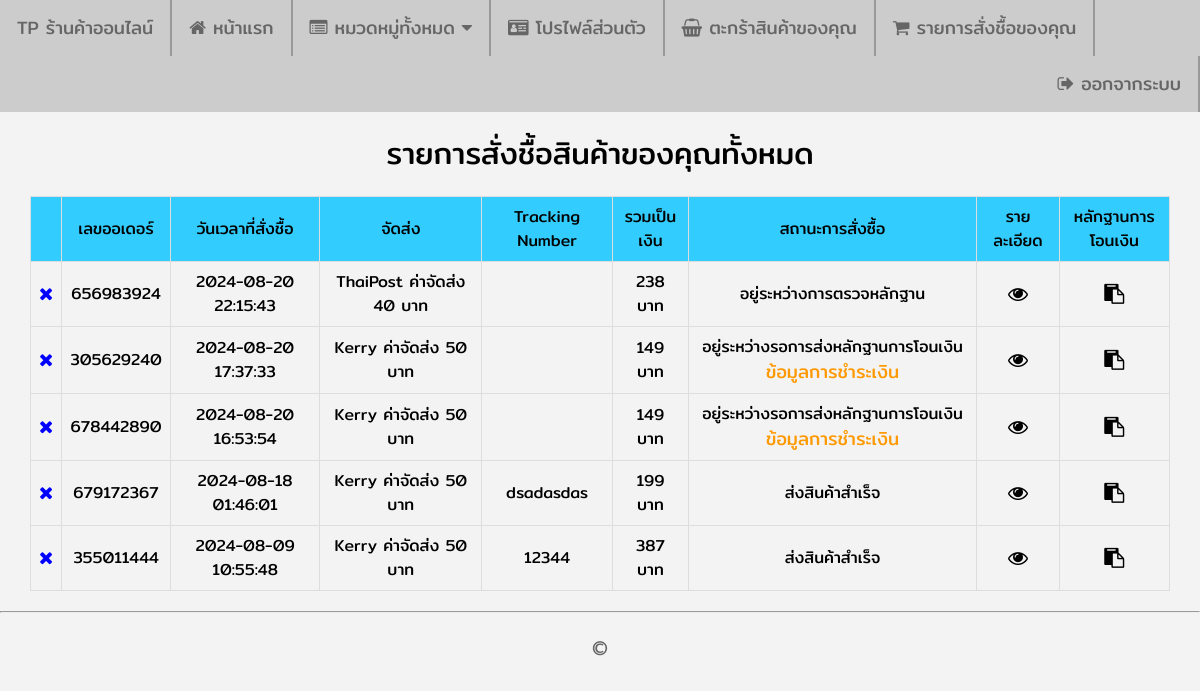
The app's page /shop_online/order.php (signed in) with its own data.
### tables this page shows
CREATE TABLE `shop_information` (
  `shop_information_id` int(5) NOT NULL,
  `shop_information_name` varchar(100) NOT NULL,
  `shop_information_email` varchar(100) NOT NULL,
  `shop_information_address` text NOT NULL,
  `shop_information_tel` varchar(10) NOT NULL,
  `shop_information_title` varchar(100) NOT NULL,
  `shop_information_logo` text NOT NULL
);

CREATE TABLE `order_list` (
  `order_id` int(10) NOT NULL,
  `order_ordernumber` varchar(10) NOT NULL,
  `order_date` datetime NOT NULL,
  `order_price` int(9) NOT NULL,
  `order_status` enum('อยู่ระหว่างรอการส่งหลักฐานการโอนเงิน','อยู่ระหว่างการตรวจหลักฐาน','อยู่ระหว่างจัดส่งสินค้า','ส่งสินค้าสำเร็จ') NOT NULL DEFAULT 'อยู่ระหว่างรอการส่งหลักฐานการโอนเงิน',
  `order_img` text NOT NULL,
  `member_id` int(10) NOT NULL,
  `transport_id` int(10) NOT NULL,
  `tracking_number` varchar(30) DEFAULT NULL,
  `order_address` text NOT NULL
);

CREATE TABLE `transport` (
  `transport_id` int(10) NOT NULL,
  `transport_name` varchar(100) NOT NULL,
  `transport_price` varchar(5) NOT NULL
);

### shop_online/order.php (the view, shortened to what this page needs)
<?php
    require_once('connections/mysqli.php');
    $strSQL = "SELECT * FROM shop_information";
    $objQuery = mysqli_query($Connection,$strSQL);
    $objResult = mysqli_fetch_array($objQuery,MYSQLI_ASSOC);
    $strSQL2 = "SELECT * FROM order_list INNER JOIN member ON order_list.member_id = member.member_id WHERE member_username = '".$_SESSION['member_username']."'";
    $objQuery2 = mysqli_query($Connection,$strSQL2);
    $objResult2 = mysqli_fetch_array($objQuery2,MYSQLI_ASSOC);
    $strSQL3 = "SELECT * FROM order_list INNER JOIN (member,transport) ON (order_list.member_id = member.member_id AND order_list.transport_id = transport.transport_id) WHERE member_username = '".$_SESSION['member_username']."'";
    $strSQL3 .= "ORDER BY order_id DESC";
    $objQuery3 = mysqli_query($Connection,$strSQL3);
?>
<!DOCTYPE html>
<html lang="en">
<head>
  <link rel="stylesheet" href="https://cdnjs.cloudflare.com/ajax/libs/font-awesome/4.7.0/css/font-awesome.min.css">
  <link rel="stylesheet" type="text/css" href="assets/css/body.css">
  <link rel="stylesheet" type="text/css" href="assets/css/navigationbar.css">
  <link rel="stylesheet" type="text/css" href="assets/css/shop.css">
</head>
<body>
  <?php include 'includes/navbar.php';?>
  <div class="shop_div_2">
    <?php
    if ($objResult2["order_id"] == NULL) {
    ?>
    <span class="shop_span_7">ไม่มีรายการสั่งชื้อสินค้าของคุณ</span>
    <?php
    }else{
    ?>
    <span class="shop_span_7">รายการสั่งชื้อสินค้าของคุณทั้งหมด</span>
    <div class="shop_div_7">
      <table class="shop_table_1">
        <tr>
          <td bgcolor="#33CCFF"></td>
          <td bgcolor="#33CCFF">เลขออเดอร์</td>
          <td bgcolor="#33CCFF">วันเวลาที่สั่งชื้อ</td>
          <td bgcolor="#33CCFF">จัดส่ง</td>
          <td bgcolor="#33CCFF">Tracking Number</td>
          <td bgcolor="#33CCFF">รวมเป็นเงิน</td>
          <td bgcolor="#33CCFF">สถานะการสั่งซื้อ</td>
          <td bgcolor="#33CCFF">รายละเอียด</td>
          <td bgcolor="#33CCFF">หลักฐานการโอนเงิน</td>
        </tr>
        <?php
        while ($objResult3 = mysqli_fetch_array($objQuery3,MYSQLI_ASSOC)) {
        ?>
        <tr>
          <td><a class="shop_a_3" href="JavaScript:if(confirm('คุณต้องการลบออเดอร์ใช่หรือไม่')==true){window.location='order_delete.php?order_id=<?php echo $objResult2["order_id"];?>&order_ordernumber=<?php echo $objResult2["order_ordernumber"];?>';}"><i class="fa fa-times"></i></a></td>
          <td><?php echo $objResult3["order_ordernumber"]; ?></td>
          <td><?php echo $objResult3["order_date"]; ?></td>
          <td><?php echo $objResult3["transport_name"]." ค่าจัดส่ง ".$objResult3["transport_price"]." บาท"; ?></td>
          <td><?php echo $objResult3["tracking_number"]; ?></td>
          <td><?php echo $objResult3["order_price"] + $objResult3["transport_price"]." บาท";?></td>
          <td>
            <?php
            if ($objResult3["order_status"] == 'อยู่ระหว่างรอการส่งหลักฐานการโอนเงิน') {
              ?>
              <span>อยู่ระหว่างรอการส่งหลักฐานการโอนเงิน <a class="shop_a_4" href="payment.php">ข้อมูลการชำระเงิน</a></span>
              <?php
            }else{
              echo $objResult3["order_status"];
            }
            ?>
          </td>
          <td><a class="shop_a_2" href="order_view.php?order_ordernumber=<?php echo $objResult3["order_ordernumber"];?>"><i class="fa fa-eye"></i></a></td>
          <td><a class="shop_a_2" href="money_transfer_slip.php?order_id=<?php echo $objResult3["order_id"];?>"><i class="fa fa-clipboard"></i></a></td>
        </tr>
        <?php
        }
        ?>
      </table>
    </div>
    <?php
    }
    ?>
  </div>
  <hr>
  <?php include 'includes/footer.php';?>
</body>
</html>

### shop_online/includes/navbar.php (shortened to what this page needs)
<ul>
  <li><a><?php echo $objResult['shop_information_name']; ?></a></li>
  <li><a href="index.php"><i class="fa fa-home"></i> หน้าแรก</a></li>
  <li class="dropdown">
    <a href="javascript:void(0)" class="dropbtn"><i class="fa fa-list-alt"></i> หมวดหมู่ทั้งหมด <i class="fa fa-caret-down"></i></a>
  </li>
  <?php
  if ($_SESSION != NULL) {
  ?>
  <li><a href="profile.php"><i class="fa fa-id-card"></i> โปรไฟล์ส่วนตัว</a></li>
  <li><a href="basket.php"><i class="fa fa-shopping-basket"></i> ตะกร้าสินค้าของคุณ</a></li>
  <li><a href="order.php"><i class="fa fa-shopping-cart"></i> รายการสั่งชื้อของคุณ</a></li>
  <li style="float:right"><a href="logout.php"><i class="fa fa-sign-out"></i> ออกจากระบบ</a></li>
  <?php
  }
  ?>
</ul>

### shop_online/assets/css/body.css (style rules this page uses)
body { font-family: mitrregular; background-color: #f3f3f3; margin-left: 0px; margin-top: 0px; margin-right: 0px; margin-bottom: 0px; }

### shop_online/assets/css/navigationbar.css (style rules this page uses)
ul { list-style-type: none; margin: 0; padding: 0; overflow: hidden; background-color: #CCC; }
li { float: left; border-right: 2px solid #999; }
li a { display: block; color: #666; text-align: center; padding: 15px 17px; text-decoration: none; font-size: 18px; }
li.dropdown { display: inline-block; }

### shop_online/assets/css/shop.css (style rules this page uses)
div.shop_div_2 { display: block; margin: auto; margin-top: 20px; margin-bottom: 20px; text-align: center; }
div.shop_div_7 { display: block; margin: auto; margin-top: 20px; margin-bottom: 20px; width: 95%; text-align: left; }
span.shop_span_7 { display: block; color: #000; font-size: 30px; }
a.shop_a_2:link, a.shop_a_2:visited, a.shop_a_2:hover, a.shop_a_2:active { color: #000; text-decoration: none; font-size: 20px; }
a.shop_a_3:link, a.shop_a_3:visited, a.shop_a_3:hover, a.shop_a_3:active { color: #0000FF; text-decoration: none; font-size: 18px; }
a.shop_a_4:link, a.shop_a_4:visited, a.shop_a_4:hover, a.shop_a_4:active { color: #FF9900; text-decoration: none; font-size: 18px; }
table.shop_table_1 { border-collapse: collapse; width: 100%; text-align: center; }
table.shop_table_1 tr, table.shop_table_1 td { border: 1px solid #ddd; padding: 8px; font-size: 16px; }

### records on screen
shop_information: shop_information_name "TP ร้านค้าออนไลน์"
order_list: order_ordernumber "656983924", order_date "2024-08-20 22:15:43", transport.transport_name "ThaiPost", transport.transport_price "40", $objResult3["order_price"] + $objResult3["transport_price"] "238", order_status "อยู่ระหว่างการตรวจหลักฐาน"
order_list: order_ordernumber "305629240", order_date "2024-08-20 17:37:33", transport.transport_name "Kerry", transport.transport_price "50", $objResult3["order_price"] + $objResult3["transport_price"] "149", shows "อยู่ระหว่างรอการส่งหลักฐานการโอนเงิน"
order_list: order_ordernumber "678442890", order_date "2024-08-20 16:53:54", transport.transport_name "Kerry", transport.transport_price "50", $objResult3["order_price"] + $objResult3["transport_price"] "149", shows "อยู่ระหว่างรอการส่งหลักฐานการโอนเงิน"
order_list: order_ordernumber "679172367", order_date "2024-08-18 01:46:01", transport.transport_name "Kerry", transport.transport_price "50", tracking_number "dsadasdas", $objResult3["order_price"] + $objResult3["transport_price"] "199", order_status "ส่งสินค้าสำเร็จ"
order_list: order_ordernumber "355011444", order_date "2024-08-09 10:55:48", transport.transport_name "Kerry", transport.transport_price "50", tracking_number "12344", $objResult3["order_price"] + $objResult3["transport_price"] "387", order_status "ส่งสินค้าสำเร็จ"
